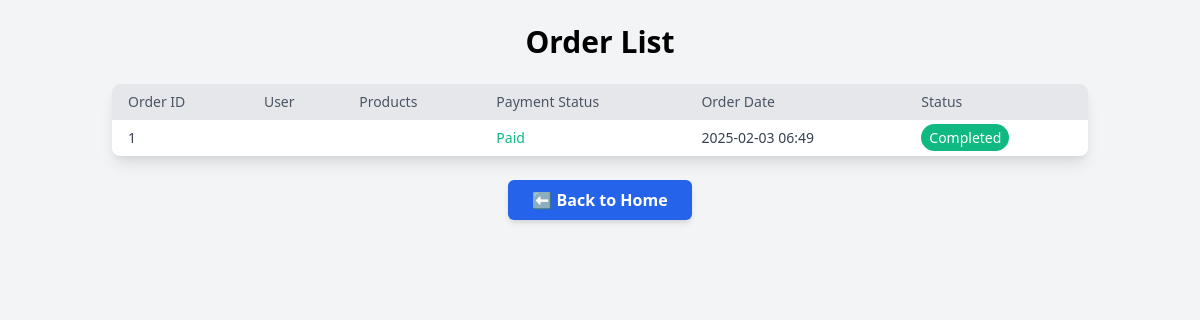
The page /orderlist/ on the database its author committed.
### virtualfitting/models.py (models this page shows)
class Order(models.Model):
    user = models.ForeignKey(usregister, on_delete=models.CASCADE)
    products = models.ManyToManyField(addproduct)
    payment_success = models.BooleanField(default=False)
    order_date = models.DateTimeField(auto_now_add=True)
    order_status = models.CharField(max_length=20, choices=[('pending', 'Pending'), ('completed', 'Completed'), ('cancelled', 'Cancelled')], default='pending')  # New field

### virtualfitting/views.py (the view)
# urls.py: path('orderlist/',views.orderlist,name='orderlist'),
def orderlist(request):
    od=models.Order.objects.all()
    return render(request,'orderlist.html',{'od':od})

### virtualfitting/templates/orderlist.html (shortened to what this page needs)
<!DOCTYPE html>
<html lang="en">
<head>
    <link href="https://cdn.jsdelivr.net/npm/tailwindcss@2.2.19/dist/tailwind.min.css" rel="stylesheet">
</head>
<body class="bg-gray-100">
    <div class="container mx-auto p-6">
        <h1 class="text-3xl font-semibold text-center mb-6">Order List</h1>
        <div class="overflow-x-auto bg-white shadow-lg rounded-lg">
            <table class="min-w-full table-auto">
                <thead class="bg-gray-200">
                    <tr>
                        <th class="py-2 px-4 text-left text-sm font-medium text-gray-600">Order ID</th>
                        <th class="py-2 px-4 text-left text-sm font-medium text-gray-600">User</th>
                        <th class="py-2 px-4 text-left text-sm font-medium text-gray-600">Products</th>
                        <th class="py-2 px-4 text-left text-sm font-medium text-gray-600">Payment Status</th>
                        <th class="py-2 px-4 text-left text-sm font-medium text-gray-600">Order Date</th>
                        <th class="py-2 px-4 text-left text-sm font-medium text-gray-600">Status</th>
                    </tr>
                </thead>
                <tbody class="divide-y">
                    {% for order in od %}
                    <tr class="hover:bg-gray-100">
                        <td class="py-2 px-4 text-sm text-gray-700">{{ order.id }}</td>
                        <td class="py-2 px-4 text-sm text-gray-700">{{ order.user.username }}</td>
                        <td class="py-2 px-4 text-sm text-gray-700">
                        </td>
                        <td class="py-2 px-4 text-sm text-gray-700">
                            {% if order.payment_success %}
                                <span class="text-green-500">Paid</span>
                            {% else %}
                                <span class="text-red-500">Pending</span>
                            {% endif %}
                        </td>
                        <td class="py-2 px-4 text-sm text-gray-700">{{ order.order_date|date:"Y-m-d H:i" }}</td>
                        <td class="py-2 px-4 text-sm text-gray-700">
                            <span class="px-2 py-1 rounded-full text-white
                                {% if order.order_status == 'pending' %} bg-yellow-500
                                {% elif order.order_status == 'completed' %} bg-green-500
                                {% else %} bg-red-500 {% endif %}
                            ">
                                {{ order.order_status|capfirst }}
                            </span>
                        </td>
                    </tr>
                    {% empty %}
                    <tr>
                        <td colspan="6" class="py-4 px-4 text-center text-gray-500">No orders found</td>
                    </tr>
                    {% endfor %}
                </tbody>
            </table>
        </div>
        <div class="flex justify-center mt-6">
            <a href="/shophome/" class="bg-blue-600 text-white font-semibold px-6 py-2 rounded-md shadow-md hover:bg-blue-700 transition duration-300">
                ⬅ Back to Home
            </a>
        </div>
    </div>
</body>
</html>

### rows shown on the page
Order: id "1", payment_success "Paid", order_date "2025-02-03 06:49", order_status "Completed"
